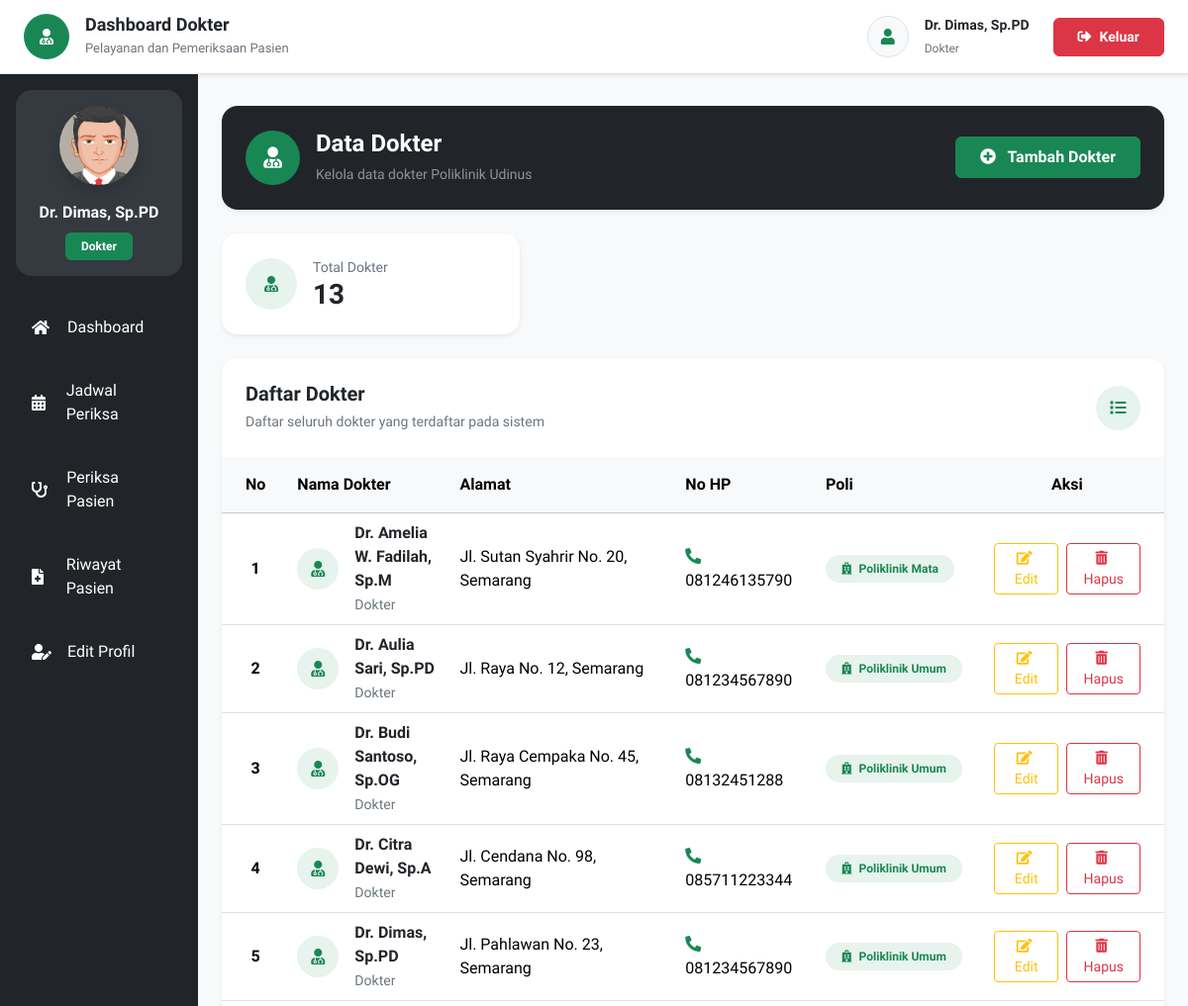
The app's page /dokter.php (signed in, upper part), older data.
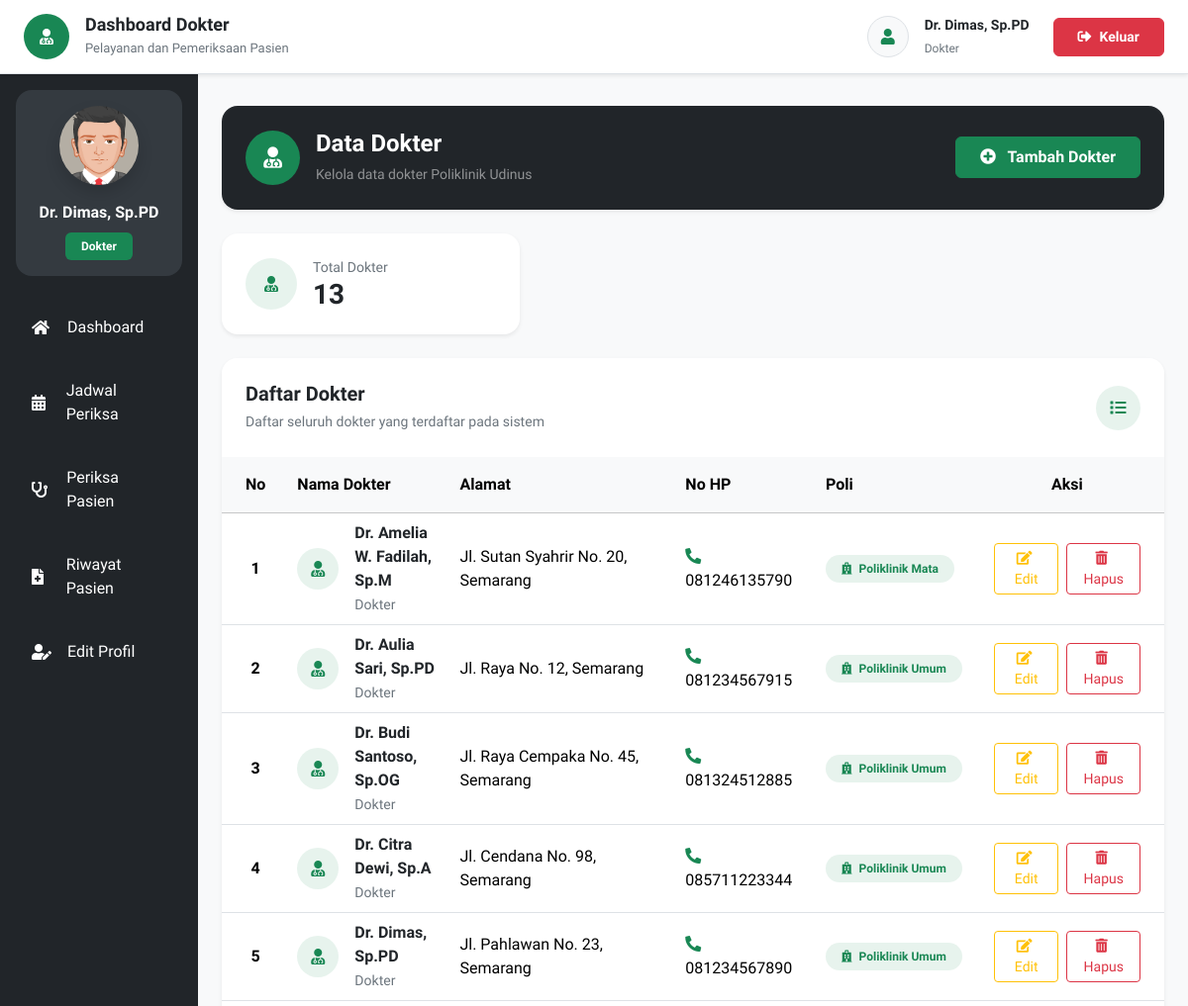
The same page, newer data.
### tables this page shows
CREATE TABLE `dokter` (
  `id` int NOT NULL,
  `nama` varchar(255) NOT NULL,
  `password` varchar(50) NOT NULL,
  `alamat` varchar(255) NOT NULL,
  `no_hp` varchar(50) NOT NULL,
  `id_poli` int NOT NULL
);

CREATE TABLE `poli` (
  `id` int NOT NULL,
  `nama_poli` varchar(25) NOT NULL,
  `keterangan` text NOT NULL
);

### pages/dokter/index.php (the view, shortened to what the changed rows need)
<?php
require_once 'config/koneksi.php';
$dataDokterList = [];
$queryDokter = "
    SELECT
        dokter.id,
        dokter.nama,
        dokter.alamat,
        dokter.no_hp,
        dokter.id_poli,
        poli.nama_poli
    FROM dokter
    LEFT JOIN poli
        ON dokter.id_poli = poli.id
    ORDER BY dokter.nama ASC
";
$resultDokter = mysqli_query($mysqli, $queryDokter);
if ($resultDokter) {
    while ($dokter = mysqli_fetch_assoc($resultDokter)) {
        $dataDokterList[] = $dokter;
    }
}
?>
<section class="py-2">
    <div class="card border-0 shadow-sm rounded-4 overflow-hidden">
        <div class="card-body p-0">
            <div class="table-responsive">
                <table class="table table-hover align-middle mb-0">
                    <thead class="table-light">
                        <tr>
                            <th class="text-center px-4 py-3">
                                No
                            </th>
                            <th class="py-3">
                                Nama Dokter
                            </th>
                            <th class="py-3">
                                Alamat
                            </th>
                            <th class="py-3">
                                No HP
                            </th>
                            <th class="py-3">
                                Poli
                            </th>
                            <th class="text-center px-4 py-3">
                                Aksi
                            </th>
                        </tr>
                    </thead>
                    <tbody>
                        <?php if (!empty($dataDokterList)) { ?>
                            <?php
                            $no = 1;
                            foreach ($dataDokterList as $data) {
                            ?>
                                <tr>
                                    <td class="text-center px-4 fw-semibold">
                                        <?php echo $no++; ?>
                                    </td>
                                    <td>
                                        <div class="d-flex align-items-center">
                                            <div class="bg-success bg-opacity-10 text-success rounded-circle d-flex align-items-center justify-content-center me-3"
                                                style="
                                                    width:42px;
                                                    height:42px;
                                                    min-width:42px;
                                                ">
                                                <i class="fas fa-user-md"></i>
                                            </div>
                                            <div>
                                                <div class="fw-semibold text-dark">
                                                    <?php
                                                    echo htmlspecialchars(
                                                        $data['nama']
                                                    );
                                                    ?>
                                                </div>
                                                <small class="text-secondary">
                                                    Dokter
                                                </small>
                                            </div>
                                        </div>
                                    </td>
                                    <td style="
                                        min-width:220px;
                                        white-space:normal;
                                    ">
                                        <?php
                                        echo nl2br(
                                            htmlspecialchars(
                                                $data['alamat']
                                            )
                                        );
                                        ?>
                                    </td>
                                    <td style="min-width:140px;">
                                        <i class="fas fa-phone-alt text-success me-2"></i>
                                        <?php
                                        echo htmlspecialchars(
                                            $data['no_hp']
                                        );
                                        ?>
                                    </td>
                                    <td>
                                        <?php if (!empty($data['nama_poli'])) { ?>
                                            <span class="badge bg-success bg-opacity-10 text-success px-3 py-2 rounded-pill">
                                                <i class="fas fa-hospital me-1"></i>
                                                <?php
                                                echo htmlspecialchars(
                                                    $data['nama_poli']
                                                );
                                                ?>
                                            </span>
                                        <?php } else { ?>
                                            <span class="badge bg-secondary px-3 py-2 rounded-pill">
                                                Belum Ada Poli
                                            </span>
                                        <?php } ?>
                                    </td>
                                    <td class="text-center px-4"
                                        style="
                                            min-width:190px;
                                        ">
                                        <div class="d-flex justify-content-center gap-2">
                                            <button type="button"
                                                class="btn btn-sm btn-outline-warning px-3"
                                                data-bs-toggle="modal"
                                                data-bs-target="#editModal<?php echo (int) $data['id']; ?>">
                                                <i class="fas fa-edit me-1"></i>
                                                Edit
                                            </button>
                                            <button type="button"
                                                class="btn btn-sm btn-outline-danger px-3"
                                                data-bs-toggle="modal"
                                                data-bs-target="#hapusModal<?php echo (int) $data['id']; ?>">
                                                <i class="fas fa-trash-alt me-1"></i>
                                                Hapus
                                            </button>
                                        </div>
                                    </td>
                                </tr>
                            <?php } ?>
                        <?php } ?>
                    </tbody>
                </table>
            </div>
        </div>
    </div>
</section>

Row changes from the older to the newer data that the page shows:
changed dokter "Dr. Aulia Sari, Sp.PD": no_hp "081234567890" → "081234567915"
changed dokter "Dr. Budi Santoso, Sp.OG": no_hp "08132451288" → "081324512885"
